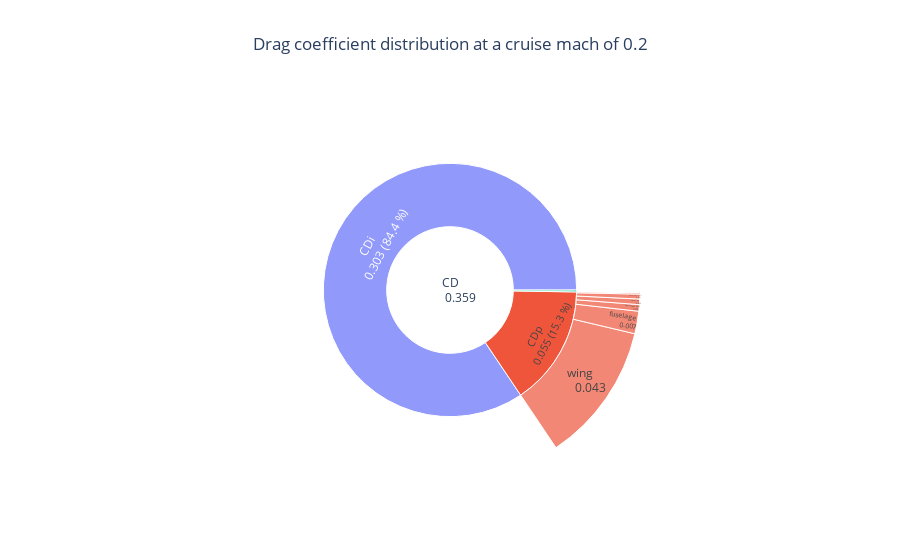

Write notebook code for a chart like this one.
### Code cell
fig = oad.drag_distribution_plot(
    OUTPUT_FILE, aircraft_mass=100000, aircraft_altitude=100.0, low_speed_aero=True
)
fig.show()

### Figure 1 — Plotly figure (JSON) as saved in the notebook; plotly's stock layout.template omitted (floating-point values rounded to 4 significant figures)
{"data": [{"branchvalues": "total", "labels": ["CD<br>       0.359", "CDi<br>       0.303 (84.4 %)", "CDp<br>       0.055 (15.3 %)", "CD_trim<br>       0.001 (0.2 %)", "fuselage<br>       0.007", "vertical tail<br>       0.001", "horizontal tail<br>       0.002", "wing<br>       0.043", "nacelles<br>       0.002", "nacelles<br>       0.000"], "parents": ["", "CD<br>       0.359", "CD<br>       0.359", "CD<br>       0.359", "CDp<br>       0.055 (15.3 %)", "CDp<br>       0.055 (15.3 %)", "CDp<br>       0.055 (15.3 %)", "CDp<br>       0.055 (15.3 %)", "CDp<br>       0.055 (15.3 %)", "CDp<br>       0.055 (15.3 %)"], "type": "sunburst", "uid": "294b3f1d-c699-46cc-98de-59d850383905", "values": [0.3588, 0.3029, 0.05503, 0.0008776, 0.006869, 0.001475, 0.002, 0.04262, 0.001696, 0.0003697]}], "layout": {"autosize": true, "title": {"text": "Drag coefficient distribution at a cruise mach of 0.2", "x": 0.5}, "xaxis": {"title": {"text": "y"}}, "yaxis": {"title": {"text": "x"}}}}
